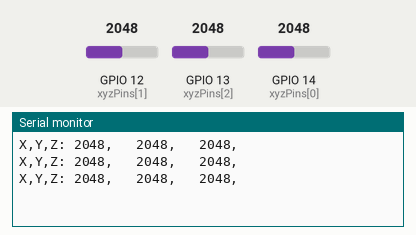
The sketch below on a simulated ESP32. On the bench: the last lines printed to the serial monitor. Inputs (shaded band) come from the test bench; at power-on: GPIO 12 (xyzPins[1]) = 2048, GPIO 13 (xyzPins[2]) = 2048, GPIO 14 (xyzPins[0]) = 2048.

Above: at 1.3 s.
1.4 s: GPIO 12 (xyzPins[1]) set to 2866
At 1.9 s:
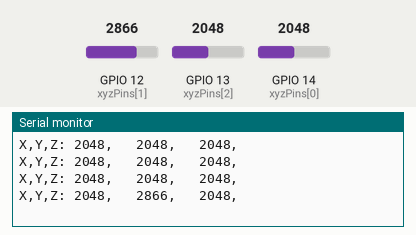
2.9 s: GPIO 13 (xyzPins[2]) set to 2866
At 3.4 s:
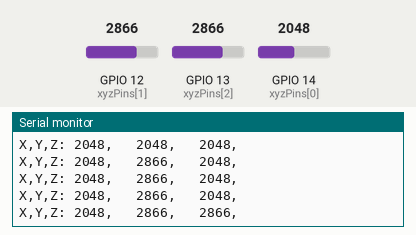
4.4 s: GPIO 14 (xyzPins[0]) set to 2866
At 4.9 s:
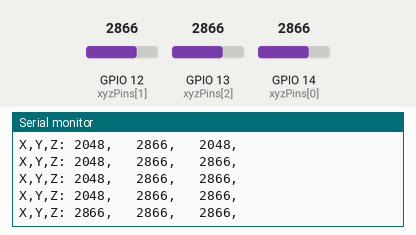
5.9 s: GPIO 12 (xyzPins[1]) set to 3603
At 6.4 s:
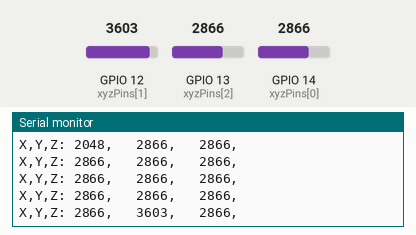
7.4 s: GPIO 13 (xyzPins[2]) set to 3603
At 7.9 s:
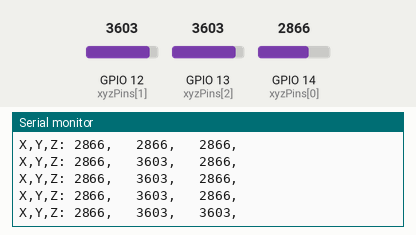
8.9 s: GPIO 14 (xyzPins[0]) set to 3603
At 9.4 s:
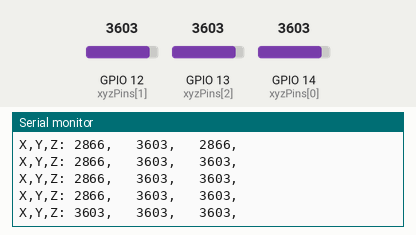
Timing chart, 0 to 11.4 s (numbered marks = the images above; inputs shaded):
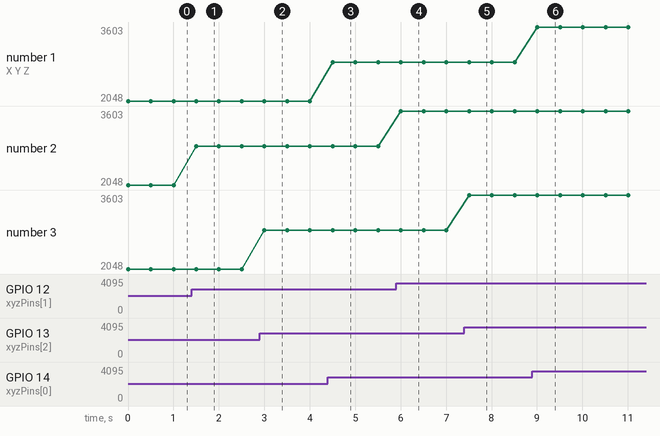

The sketch:

xyzSwitch.ino
```cpp
int xyzPins[] = {14, 12, 13};
int xValue, yValue, zValue;

void setup() {
  Serial.begin(115200);
  pinMode(xyzPins[2], INPUT_PULLUP);  // Have to do this b/c z axis is represented by a button
}

void loop() {
  xValue = analogRead(xyzPins[0]);
  yValue = analogRead(xyzPins[1]);
  zValue = analogRead(xyzPins[2]);
  Serial.printf("X,Y,Z: %d, \t%d, \t%d,\n", xValue, yValue, zValue);
  delay(500);
}
```

Measured:
- after the input at 1.4 s, the serial monitor: prints a new line after 0.10 s (image 1)
- after the input at 2.9 s, the serial monitor: prints a new line after 0.10 s (image 2)
- after the input at 4.4 s, the serial monitor: prints a new line after 0.10 s (image 3)
- after the input at 5.9 s, the serial monitor: prints a new line after 0.11 s (image 4)
- after the input at 7.4 s, the serial monitor: prints a new line after 0.11 s (image 5)
- after the input at 8.9 s, the serial monitor: prints a new line after 0.11 s (image 6)
- plotted number 2: 2048 → 2866 after the input at 1.4 s, 2866 → 3603 after the input at 5.9 s
